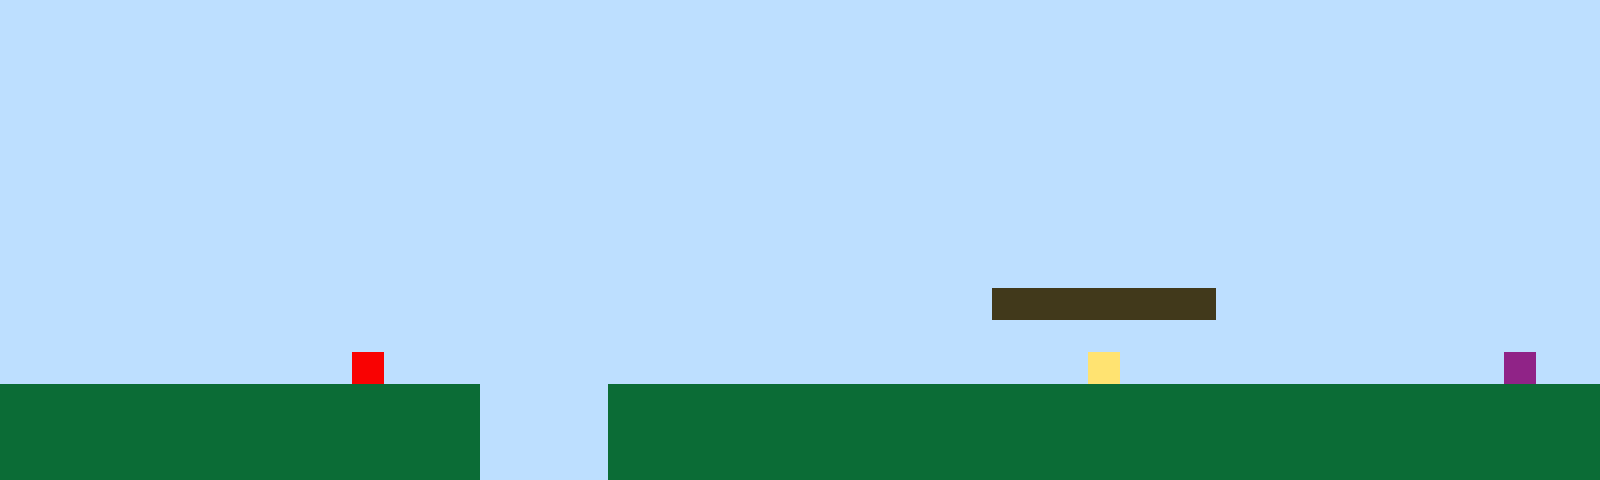

Tiled map render using the project's own tile images. Description and the whole map definition, tile-layer contents included, below:
An orthogonal 50x15 tile map with 32x32 px tiles, 1 tile layer (Tile Layer 1).

<map version="1.10" tiledversion="1.11.2" orientation="orthogonal" renderorder="right-up" width="50" height="15" tilewidth="32" tileheight="32" infinite="0" nextlayerid="2" nextobjectid="1"><editorsettings><export target="map1.csv" format="csv" /></editorsettings><tileset firstgid="1" name="sprites" tilewidth="32" tileheight="32" tilecount="6" columns="3"><image source="sprites.png" width="96" height="64" /></tileset><layer id="1" name="Tile Layer 1" width="50" height="15"><data encoding="csv">1,1,1,1,1,1,1,1,1,1,1,1,1,1,1,1,1,1,1,1,1,1,1,1,1,1,1,1,1,1,1,1,1,1,1,1,1,1,1,1,1,1,1,1,1,1,1,1,1,1,1,1,1,1,1,1,1,1,1,1,1,1,1,1,1,1,1,1,1,1,1,1,1,1,1,1,1,1,1,1,1,1,1,1,1,1,1,1,1,1,1,1,1,1,1,1,1,1,1,1,1,1,1,1,1,1,1,1,1,1,1,1,1,1,1,1,1,1,1,1,1,1,1,1,1,1,1,1,1,1,1,1,1,1,1,1,1,1,1,1,1,1,1,1,1,1,1,1,1,1,1,1,1,1,1,1,1,1,1,1,1,1,1,1,1,1,1,1,1,1,1,1,1,1,1,1,1,1,1,1,1,1,1,1,1,1,1,1,1,1,1,1,1,1,1,1,1,1,1,1,1,1,1,1,1,1,1,1,1,1,1,1,1,1,1,1,1,1,1,1,1,1,1,1,1,1,1,1,1,1,1,1,1,1,1,1,1,1,1,1,1,1,1,1,1,1,1,1,1,1,1,1,1,1,1,1,1,1,1,1,1,1,1,1,1,1,1,1,1,1,1,1,1,1,1,1,1,1,1,1,1,1,1,1,1,1,1,1,1,1,1,1,1,1,1,1,1,1,1,1,1,1,1,1,1,1,1,1,1,1,1,1,1,1,1,1,1,1,1,1,1,1,1,1,1,1,1,1,1,1,1,1,1,1,1,1,1,1,1,1,1,1,1,1,1,1,1,1,1,1,1,1,1,1,1,1,1,1,1,1,1,1,1,1,1,1,1,1,1,1,1,1,1,1,1,1,1,1,1,1,1,1,1,1,1,1,1,1,1,1,1,1,1,1,1,1,1,1,1,1,1,1,1,1,1,1,1,1,1,1,1,1,1,1,1,1,1,1,1,1,1,1,1,1,1,1,1,1,1,1,1,1,1,1,1,1,1,1,1,1,1,1,1,1,1,1,1,1,1,1,1,1,1,1,1,1,1,1,1,1,1,1,1,1,1,1,1,1,1,1,1,1,1,1,1,1,1,1,1,1,1,3,3,3,3,3,3,3,1,1,1,1,1,1,1,1,1,1,1,1,1,1,1,1,1,1,1,1,1,1,1,1,1,1,1,1,1,1,1,1,1,1,1,1,1,1,1,1,1,1,1,1,1,1,1,1,1,1,1,1,1,1,1,1,1,1,1,1,1,1,1,1,1,1,1,1,1,1,1,1,1,5,1,1,1,1,1,1,1,1,1,1,1,1,1,1,1,1,1,1,1,1,1,1,4,1,1,1,1,1,1,1,1,1,1,1,1,6,1,1,2,2,2,2,2,2,2,2,2,2,2,2,2,2,2,1,1,1,1,2,2,2,2,2,2,2,2,2,2,2,2,2,2,2,2,2,2,2,2,2,2,2,2,2,2,2,2,2,2,2,2,2,2,2,2,2,2,2,2,2,2,2,2,2,2,1,1,1,1,2,2,2,2,2,2,2,2,2,2,2,2,2,2,2,2,2,2,2,2,2,2,2,2,2,2,2,2,2,2,2,2,2,2,2,2,2,2,2,2,2,2,2,2,2,2,1,1,1,1,2,2,2,2,2,2,2,2,2,2,2,2,2,2,2,2,2,2,2,2,2,2,2,2,2,2,2,2,2,2,2</data></layer></map>
